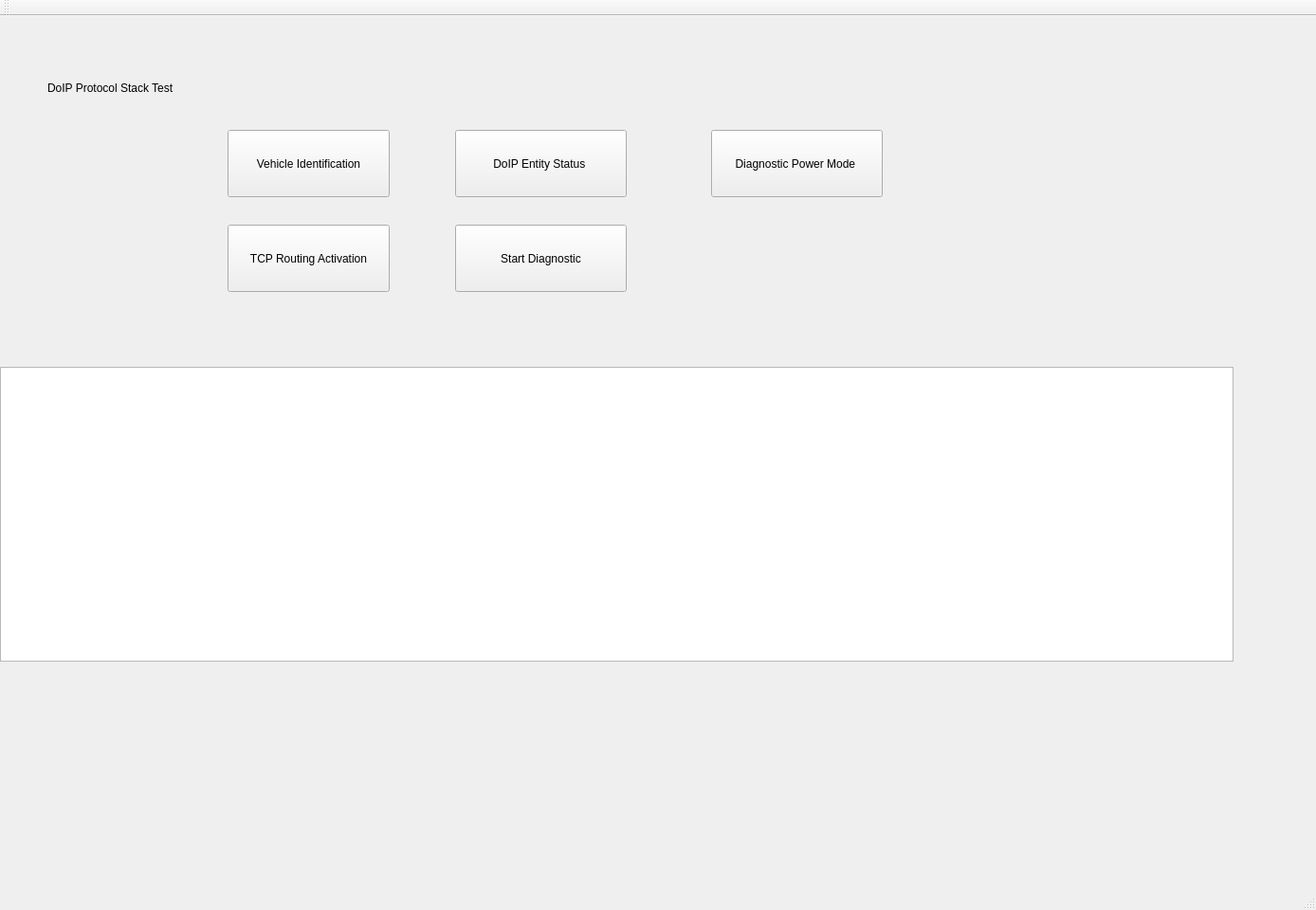
<?xml version="1.0" encoding="UTF-8"?>
<ui version="4.0">
 <class>MainWindow</class>
 <widget class="QMainWindow" name="MainWindow">
  <property name="geometry">
   <rect>
    <x>0</x>
    <y>0</y>
    <width>1388</width>
    <height>960</height>
   </rect>
  </property>
  <property name="windowTitle">
   <string>MainWindow</string>
  </property>
  <widget class="QWidget" name="centralWidget">
   <widget class="QTextEdit" name="textEdit">
    <property name="geometry">
     <rect>
      <x>0</x>
      <y>370</y>
      <width>1301</width>
      <height>311</height>
     </rect>
    </property>
   </widget>
   <widget class="QPushButton" name="pushButton">
    <property name="geometry">
     <rect>
      <x>240</x>
      <y>120</y>
      <width>171</width>
      <height>71</height>
     </rect>
    </property>
    <property name="text">
     <string>Vehicle Identification</string>
    </property>
   </widget>
   <widget class="QPushButton" name="pushButton_2">
    <property name="geometry">
     <rect>
      <x>480</x>
      <y>120</y>
      <width>181</width>
      <height>71</height>
     </rect>
    </property>
    <property name="text">
     <string>DoIP Entity Status </string>
    </property>
   </widget>
   <widget class="QPushButton" name="pushButton_3">
    <property name="geometry">
     <rect>
      <x>240</x>
      <y>220</y>
      <width>171</width>
      <height>71</height>
     </rect>
    </property>
    <property name="text">
     <string>TCP Routing Activation</string>
    </property>
   </widget>
   <widget class="QPushButton" name="pushButton_4">
    <property name="geometry">
     <rect>
      <x>480</x>
      <y>220</y>
      <width>181</width>
      <height>71</height>
     </rect>
    </property>
    <property name="text">
     <string>Start Diagnostic</string>
    </property>
   </widget>
   <widget class="QLabel" name="label">
    <property name="geometry">
     <rect>
      <x>50</x>
      <y>40</y>
      <width>381</width>
      <height>71</height>
     </rect>
    </property>
    <property name="text">
     <string>DoIP Protocol Stack Test</string>
    </property>
   </widget>
   <widget class="QPushButton" name="pushButton_5">
    <property name="geometry">
     <rect>
      <x>750</x>
      <y>120</y>
      <width>181</width>
      <height>71</height>
     </rect>
    </property>
    <property name="text">
     <string>Diagnostic Power Mode </string>
    </property>
   </widget>
  </widget>
  <widget class="QMenuBar" name="menuBar">
   <property name="geometry">
    <rect>
     <x>0</x>
     <y>0</y>
     <width>1388</width>
     <height>31</height>
    </rect>
   </property>
  </widget>
  <widget class="QToolBar" name="mainToolBar">
   <attribute name="toolBarArea">
    <enum>TopToolBarArea</enum>
   </attribute>
   <attribute name="toolBarBreak">
    <bool>false</bool>
   </attribute>
  </widget>
  <widget class="QStatusBar" name="statusBar"/>
 </widget>
 <layoutdefault spacing="6" margin="11"/>
 <resources/>
 <connections/>
</ui>
